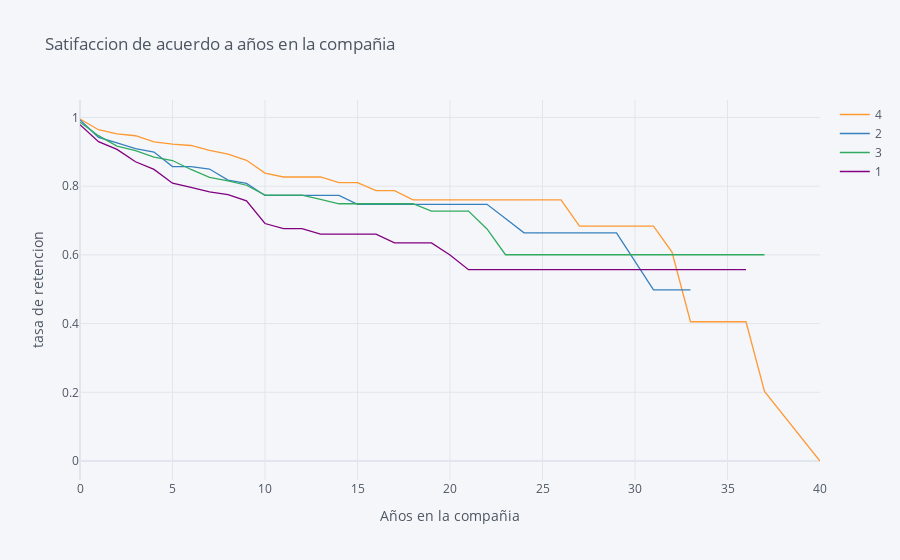

The notebook cell saved with this chart:
### Markdown cell above
## 6. Let's find out how job satisfaction affects retention rates. Generate and plot survival curves for each level of job satisfaction by number of years at the company.

### Code cell
rates= survival(data,'JobSatisfaction','YearsAtCompany','Attrition')

rates.iplot(kind='line', xTitle='Años en la compañia', yTitle='tasa de retencion',
            title='Satifaccion de acuerdo a años en la compañia')

### Figure 1 — Plotly figure (JSON) as saved in the notebook; plotly's stock layout.template omitted (floating-point values rounded to 4 significant figures)
{"data": [{"line": {"color": "rgba(255, 153, 51, 1.0)", "dash": "solid", "shape": "linear", "width": 1.3}, "mode": "lines", "name": "4", "text": "", "type": "scatter", "x": [0, 1, 2, 3, 4, 5, 6, 7, 8, 9, 10, 11, 12, 13, 14, 15, 16, 17, 18, 19, 20, 21, 22, 23, 24, 25, 26, 27, 29, 30, 31, 32, 33, 34, 36, 37, 40], "y": [0.9956, 0.9645, 0.9523, 0.9469, 0.929, 0.9226, 0.9185, 0.9043, 0.8933, 0.8754, 0.838, 0.8268, 0.8268, 0.8268, 0.8103, 0.8103, 0.7872, 0.7872, 0.76, 0.76, 0.76, 0.76, 0.76, 0.76, 0.76, 0.76, 0.76, 0.684, 0.684, 0.684, 0.684, 0.608, 0.4053, 0.4053, 0.4053, 0.2027, 0]}, {"line": {"color": "rgba(55, 128, 191, 1.0)", "dash": "solid", "shape": "linear", "width": 1.3}, "mode": "lines", "name": "2", "text": "", "type": "scatter", "x": [0, 1, 2, 3, 4, 5, 6, 7, 8, 9, 10, 11, 12, 13, 14, 15, 16, 17, 18, 19, 20, 21, 22, 23, 24, 25, 26, 27, 29, 30, 31, 32, 33, 34, 36, 37, 40], "y": [0.9929, 0.9423, 0.9263, 0.9091, 0.8996, 0.8573, 0.8573, 0.85, 0.8179, 0.8083, 0.7731, 0.7731, 0.7731, 0.7731, 0.7731, 0.7474, 0.7474, 0.7474, 0.7474, 0.7474, 0.7474, 0.7474, 0.7474, 0.7059, 0.6643, 0.6643, 0.6643, 0.6643, 0.6643, 0.5813, 0.4983, 0.4983, 0.4983, "", "", "", ""]}, {"line": {"color": "rgba(50, 171, 96, 1.0)", "dash": "solid", "shape": "linear", "width": 1.3}, "mode": "lines", "name": "3", "text": "", "type": "scatter", "x": [0, 1, 2, 3, 4, 5, 6, 7, 8, 9, 10, 11, 12, 13, 14, 15, 16, 17, 18, 19, 20, 21, 22, 23, 24, 25, 26, 27, 29, 30, 31, 32, 33, 34, 36, 37, 40], "y": [0.9864, 0.9471, 0.917, 0.9033, 0.8849, 0.8748, 0.8487, 0.8259, 0.8157, 0.8028, 0.7739, 0.7739, 0.7739, 0.7618, 0.7489, 0.7489, 0.7489, 0.7489, 0.7489, 0.7275, 0.7275, 0.7275, 0.6755, 0.6005, 0.6005, 0.6005, 0.6005, 0.6005, 0.6005, 0.6005, 0.6005, 0.6005, 0.6005, 0.6005, 0.6005, 0.6005, ""]}, {"line": {"color": "rgba(128, 0, 128, 1.0)", "dash": "solid", "shape": "linear", "width": 1.3}, "mode": "lines", "name": "1", "text": "", "type": "scatter", "x": [0, 1, 2, 3, 4, 5, 6, 7, 8, 9, 10, 11, 12, 13, 14, 15, 16, 17, 18, 19, 20, 21, 22, 23, 24, 25, 26, 27, 29, 30, 31, 32, 33, 34, 36, 37, 40], "y": [0.9792, 0.9297, 0.9071, 0.8711, 0.8489, 0.8087, 0.7965, 0.7833, 0.7752, 0.7572, 0.6913, 0.6766, 0.6766, 0.6605, 0.6605, 0.6605, 0.6605, 0.6351, 0.6351, 0.6351, 0.5998, 0.557, 0.557, 0.557, 0.557, 0.557, 0.557, 0.557, 0.557, 0.557, 0.557, 0.557, 0.557, 0.557, 0.557, "", ""]}], "layout": {"legend": {"bgcolor": "#F5F6F9", "font": {"color": "#4D5663"}}, "paper_bgcolor": "#F5F6F9", "plot_bgcolor": "#F5F6F9", "title": {"font": {"color": "#4D5663"}, "text": "Satifaccion de acuerdo a años en la compañia"}, "xaxis": {"gridcolor": "#E1E5ED", "showgrid": true, "tickfont": {"color": "#4D5663"}, "title": {"font": {"color": "#4D5663"}, "text": "Años en la compañia"}, "zerolinecolor": "#E1E5ED"}, "yaxis": {"gridcolor": "#E1E5ED", "showgrid": true, "tickfont": {"color": "#4D5663"}, "title": {"font": {"color": "#4D5663"}, "text": "tasa de retencion"}, "zerolinecolor": "#E1E5ED"}}}
